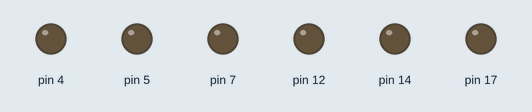
Bench run of a sketch on a simulated Arduino Uno, built with avr-gcc and run on an emulated ATmega328P. On the bench: output pins drawn as LEDs (lit = HIGH).

Above: at 0.05 s.
At 0.35 s:
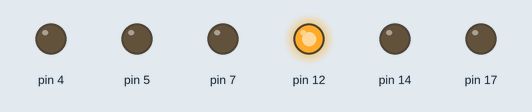
At 0.6 s:
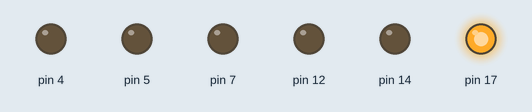
At 1.06 s:
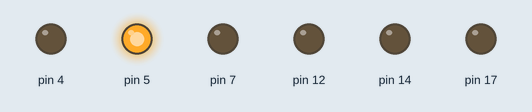
At 1.46 s:
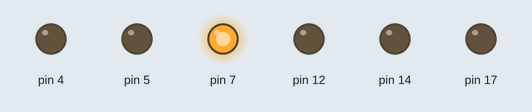
At 2.42 s:
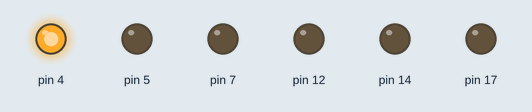
Timing chart, 0 to 3.0 s (numbered marks = the images above):
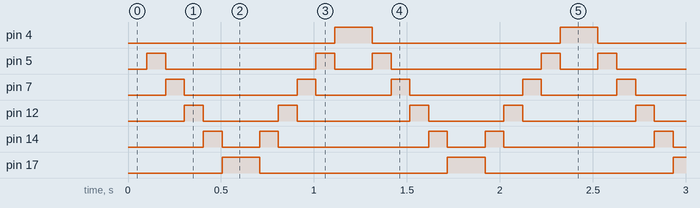

The sketch:

kitt.ino
```cpp
#include "kitt.h"

#include <Arduino.h>

namespace
{
  constexpr int LEDs_size{6};
  constexpr int LEDs[]{4, 5, 7, 12, 14, 17};
  unsigned long g_last_update{};
} // end anonymous namespace

static KITT* get_g_kitt();

void
setup()
{
  for (int pin : LEDs) {
    pinMode(pin, OUTPUT);
  }
  g_last_update = millis();
  // Initializes the global KITT instance.
  get_g_kitt();
}

KITT*
get_g_kitt()
{
  // This memory is intentionally left for the OS to free when the process
  // terminates. It doesn't have a trivial destructor, so for good practice
  // we want to make sure it can't be accessed after its lifetime ends.
  static KITT* kitt{new KITT{LEDs_size, LEDs}};
  return kitt;
}

void
loop()
{
  if (millis() - g_last_update > 100) {
    get_g_kitt()->update();
    g_last_update = millis();
  }
}
```

kitt.cpp
```cpp
#include "kitt.h"

#include <Arduino.h>

KITT::KITT(int LEDs_size, int const* LEDs)
{
  this->pins.resize(LEDs_size);
  for (int i{0}; i < LEDs_size; ++i) {
    this->pins[i] = LEDs[i];
  }
  this->it = this->pins.begin();
}

void
KITT::update()
{
  if (this->pins.empty()) {
    return;
  }

  this->write_current_pin_unsafe(LOW);
  if (this->direction == FORWARD) {
    this->cycle_forward_unsafe();
  } else {
    this->cycle_backward();
  }
  this->write_current_pin_unsafe(HIGH);
}

void
KITT::write_current_pin_unsafe(int value)
{
  digitalWrite(*this->it, value);
}

void
KITT::cycle_forward_unsafe()
{
  if (this->is_at_last_pin()) {
    this->direction = BACKWARD;
  } else {
    ++this->it;
  }
}

bool
KITT::is_at_last_pin() const
{
  return (this->it + 1) == this->pins.end();
}

void
KITT::cycle_backward()
{
  if (this->is_at_first_pin()) {
    this->direction = FORWARD;
  } else {
    --this->it;
  }
}

bool
KITT::is_at_first_pin() const
{
  return this->it == this->pins.begin();
}
```

kitt.h
```cpp
#ifndef KITT_H_INCLUDED
#define KITT_H_INCLUDED

#include <vector>

class KITT
{
public:
  /**
   * Constructor.
   *
   * @param LEDs_size: Length of LEDs.
   * @param LEDs: The pin numbers of the LEDs to use for printing the KITT
   *   pattern. The order of the pin numbers in the array will determine the
   *   order in which the pins light up.
   * @see update
   */
  KITT(int LEDs_size, int const* LEDs);

  // Defining a destructor is a requirement, otherwise we would not define
  // any of these explicitly for this class.
  ~KITT()                            = default;
  KITT(KITT const& other)            = default;
  KITT& operator=(KITT const& other) = default;
  KITT(KITT&& other)                 = default;
  KITT& operator=(KITT &&other)      = default;

  /**
   * Display the next frame of the KITT pattern.
   *
   * The pins will light up in the order they were specified, then reverse
   * order, then forward again, and so on. Each call to update will set the
   * previous pin in the order to off, and the next pin to on. Only those two
   * pins will be written per call.
   *
   * For each pin number that was provided to this object upon initialization,
   * its corresponding pin must be in OUTPUT mode or the behavior is undefined.
   *
   * Note that it is ok for the pin modes to change in-between calls as long as
   * they end up back in OUTPUT mode.
   */
  void update();
private:
  std::vector<int>                 pins;
  std::vector<int>::const_iterator it;
  enum {FORWARD, BACKWARD}         direction{FORWARD};

  // To prevent overrun, must not be called if pins is empty.
  void write_current_pin_unsafe(int value);
  void cycle_forward_unsafe();

  bool is_at_last_pin() const;
  void cycle_backward();
  bool is_at_first_pin() const;
};

#endif // KITT_H_INCLUDED
```

Measured:
- by itself, pin 4, pin 17: alternates HIGH for 0.20 s and LOW for 1.0 s
- by itself, pin 5: repeats every 1.2 s: LOW 0.81 s, HIGH 0.10 s, LOW 0.20 s, HIGH 0.10 s
- by itself, pin 7: repeats every 1.2 s: LOW 0.61 s, HIGH 0.10 s, LOW 0.40 s, HIGH 0.10 s
- by itself, pin 12: repeats every 1.2 s: LOW 0.40 s, HIGH 0.10 s, LOW 0.61 s, HIGH 0.10 s
- by itself, pin 14: repeats every 1.2 s: LOW 0.20 s, HIGH 0.10 s, LOW 0.81 s, HIGH 0.10 s
